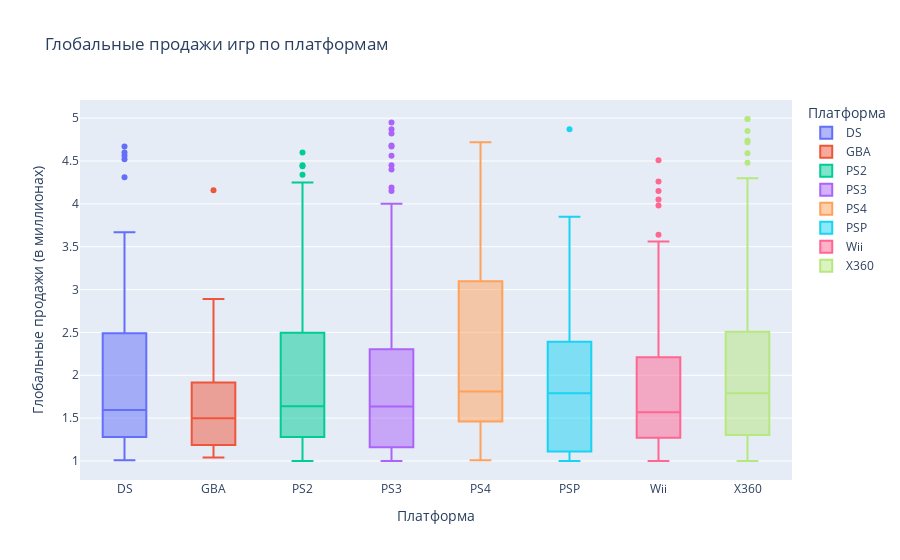

The notebook cell this image was saved under:
### Markdown cell above
На 2017 год можно сделать уверенное предположение, что количество выпускаемых игр будет уменьшаться(может быть улучшается их качетсво), только если не выйдет какая то новая платфома

### Code cell
platforms_for_dashbord = ['PS2','X360','Wii','PS3','DS','GBA','PS4','PSP']
data_top_platform = data.query('platform in @platforms_for_dashbord')
data_for_dashboard = data_top_platform.groupby('platform').agg({
    'total_sales': list
})
long_df = data_for_dashboard.explode('total_sales').reset_index()
filtered_df = long_df[(long_df['total_sales'] >= 1) & (long_df['total_sales'] <= 5)]
fig = px.box(filtered_df, x='platform', y='total_sales', title='Глобальные продажи игр по платформам',
             labels={'platform': 'Платформа', 'total_sales': 'Глобальные продажи (в миллионах)'},
             color='platform')

fig.show()

### Figure 1 — Plotly figure (JSON) as saved in the notebook; plotly's stock layout.template omitted (floating-point values rounded to 4 significant figures; data arrays with more than 128 entries replaced by an {"elided": "..."} marker saying what was removed)
{"data": [{"alignmentgroup": "True", "hovertemplate": "Платформа=%{x}<br>Глобальные продажи (в миллионах)=%{y}<extra></extra>", "legendgroup": "DS", "marker": {"color": "#636efa"}, "name": "DS", "notched": false, "offsetgroup": "DS", "orientation": "v", "showlegend": true, "type": "box", "x": ["DS", "DS", "DS", "DS", "DS", "DS", "DS", "DS", "DS", "DS", "DS", "DS", "DS", "DS", "DS", "DS", "DS", "DS", "DS", "DS", "DS", "DS", "DS", "DS", "DS", "DS", "DS", "DS", "DS", "DS", "DS", "DS", "DS", "DS", "DS", "DS", "DS", "DS", "DS", "DS", "DS", "DS", "DS", "DS", "DS", "DS", "DS", "DS", "DS", "DS", "DS", "DS", "DS", "DS", "DS", "DS", "DS", "DS", "DS", "DS", "DS", "DS", "DS", "DS", "DS", "DS", "DS", "DS", "DS", "DS", "DS", "DS", "DS", "DS", "DS", "DS", "DS", "DS", "DS", "DS", "DS", "DS", "DS", "DS", "DS", "DS", "DS", "DS", "DS", "DS", "DS", "DS", "DS", "DS", "DS", "DS", "DS", "DS", "DS", "DS", "DS", "DS", "DS", "DS", "DS", "DS"], "x0": " ", "xaxis": "x", "y": [4.67, 4.52, 4.6, 4.56, 4.31, 3.58, 3.47, 3.51, 3.67, 3.25, 3.19, 3.1, 3.12, 3.11, 3.31, 3.05, 2.99, 2.84, 2.83, 2.98, 2.93, 2.76, 2.78, 2.56, 2.51, 2.62, 2.49, 2.35, 2.39, 2.4, 2.24, 2.17, 2.06, 2.09, 1.99, 1.96, 1.99, 2.04, 2.03, 2, 1.85, 1.85, 1.84, 2.02, 1.75, 1.85, 1.85, 1.69, 1.65, 1.74, 1.69, 1.71, 1.52, 1.55, 1.5, 1.52, 1.6, 1.59, 1.51, 1.49, 1.41, 1.55, 1.39, 1.41, 1.44, 1.4, 1.33, 1.37, 1.33, 1.31, 1.34, 1.3, 1.35, 1.28, 1.34, 1.26, 1.31, 1.4, 1.29, 1.37, 1.28, 1.28, 1.22, 1.26, 1.19, 1.19, 1.24, 1.22, 1.2, 1.17, 1.14, 1.14, 1.24, 1.12, 1.14, 1.11, 1.14, 1.12, 1.12, 1.17, 1.12, 1.07, 1.02, 1.02, 1.02, 1.01], "y0": " ", "yaxis": "y"}, {"alignmentgroup": "True", "hovertemplate": "Платформа=%{x}<br>Глобальные продажи (в миллионах)=%{y}<extra></extra>", "legendgroup": "GBA", "marker": {"color": "#EF553B"}, "name": "GBA", "notched": false, "offsetgroup": "GBA", "orientation": "v", "showlegend": true, "type": "box", "x": ["GBA", "GBA", "GBA", "GBA", "GBA", "GBA", "GBA", "GBA", "GBA", "GBA", "GBA", "GBA", "GBA", "GBA", "GBA", "GBA", "GBA", "GBA", "GBA", "GBA", "GBA", "GBA", "GBA", "GBA", "GBA", "GBA", "GBA", "GBA", "GBA", "GBA", "GBA", "GBA", "GBA", "GBA", "GBA", "GBA", "GBA", "GBA", "GBA", "GBA", "GBA", "GBA", "GBA", "GBA", "GBA", "GBA", "GBA", "GBA", "GBA", "GBA", "GBA", "GBA", "GBA", "GBA", "GBA", "GBA", "GBA", "GBA", "GBA", "GBA", "GBA"], "x0": " ", "xaxis": "x", "y": [4.16, 2.89, 2.82, 2.68, 2.6, 2.23, 2.17, 2.12, 2.12, 2.12, 2.08, 2, 1.97, 1.96, 1.97, 1.9, 1.79, 1.8, 1.73, 1.71, 1.73, 1.71, 1.65, 1.64, 1.61, 1.64, 1.62, 1.57, 1.61, 1.5, 1.5, 1.41, 1.4, 1.39, 1.33, 1.34, 1.29, 1.28, 1.28, 1.31, 1.29, 1.26, 1.27, 1.21, 1.18, 1.21, 1.15, 1.19, 1.18, 1.15, 1.17, 1.16, 1.14, 1.11, 1.12, 1.11, 1.11, 1.07, 1.06, 1.06, 1.04], "y0": " ", "yaxis": "y"}, {"alignmentgroup": "True", "hovertemplate": "Платформа=%{x}<br>Глобальные продажи (в миллионах)=%{y}<extra></extra>", "legendgroup": "PS2", "marker": {"color": "#00cc96"}, "name": "PS2", "notched": false, "offsetgroup": "PS2", "orientation": "v", "showlegend": true, "type": "box", "x": {"elided": "259 str values"}, "x0": " ", "xaxis": "x", "y": {"elided": "259 float values"}, "y0": " ", "yaxis": "y"}, {"alignmentgroup": "True", "hovertemplate": "Платформа=%{x}<br>Глобальные продажи (в миллионах)=%{y}<extra></extra>", "legendgroup": "PS3", "marker": {"color": "#ab63fa"}, "name": "PS3", "notched": false, "offsetgroup": "PS3", "orientation": "v", "showlegend": true, "type": "box", "x": {"elided": "176 str values"}, "x0": " ", "xaxis": "x", "y": {"elided": "176 float values"}, "y0": " ", "yaxis": "y"}, {"alignmentgroup": "True", "hovertemplate": "Платформа=%{x}<br>Глобальные продажи (в миллионах)=%{y}<extra></extra>", "legendgroup": "PS4", "marker": {"color": "#FFA15A"}, "name": "PS4", "notched": false, "offsetgroup": "PS4", "orientation": "v", "showlegend": true, "type": "box", "x": ["PS4", "PS4", "PS4", "PS4", "PS4", "PS4", "PS4", "PS4", "PS4", "PS4", "PS4", "PS4", "PS4", "PS4", "PS4", "PS4", "PS4", "PS4", "PS4", "PS4", "PS4", "PS4", "PS4", "PS4", "PS4", "PS4", "PS4", "PS4", "PS4", "PS4", "PS4", "PS4", "PS4", "PS4", "PS4", "PS4", "PS4", "PS4", "PS4", "PS4", "PS4", "PS4", "PS4", "PS4", "PS4", "PS4", "PS4", "PS4", "PS4", "PS4", "PS4", "PS4", "PS4", "PS4", "PS4", "PS4", "PS4", "PS4", "PS4", "PS4", "PS4"], "x0": " ", "xaxis": "x", "y": [4.72, 4.54, 3.95, 3.86, 3.76, 3.64, 3.46, 3.41, 3.41, 3.38, 3.34, 3.32, 3.18, 3.26, 3.2, 3.07, 2.94, 2.87, 2.64, 2.57, 2.49, 2.44, 2.33, 2.3, 2.3, 2.1, 2.02, 2.05, 1.91, 1.88, 1.79, 1.81, 1.79, 1.75, 1.76, 1.69, 1.68, 1.61, 1.6, 1.54, 1.57, 1.55, 1.53, 1.52, 1.42, 1.46, 1.45, 1.53, 1.46, 1.42, 1.4, 1.44, 1.36, 1.3, 1.3, 1.25, 1.21, 1.18, 1.11, 1.09, 1.01], "y0": " ", "yaxis": "y"}, {"alignmentgroup": "True", "hovertemplate": "Платформа=%{x}<br>Глобальные продажи (в миллионах)=%{y}<extra></extra>", "legendgroup": "PSP", "marker": {"color": "#19d3f3"}, "name": "PSP", "notched": false, "offsetgroup": "PSP", "orientation": "v", "showlegend": true, "type": "box", "x": ["PSP", "PSP", "PSP", "PSP", "PSP", "PSP", "PSP", "PSP", "PSP", "PSP", "PSP", "PSP", "PSP", "PSP", "PSP", "PSP", "PSP", "PSP", "PSP", "PSP", "PSP", "PSP", "PSP", "PSP", "PSP", "PSP", "PSP", "PSP", "PSP", "PSP", "PSP", "PSP", "PSP"], "x0": " ", "xaxis": "x", "y": [3.85, 4.87, 3.46, 2.89, 2.86, 2.39, 2.52, 2.74, 1.98, 1.97, 2.39, 1.87, 1.84, 1.92, 1.54, 1.91, 1.83, 1.79, 1.63, 1.36, 1.11, 1.1, 1.15, 1.08, 1.12, 1.04, 1.3, 1.08, 1.11, 1.2, 1, 1.11, 1.04], "y0": " ", "yaxis": "y"}, {"alignmentgroup": "True", "hovertemplate": "Платформа=%{x}<br>Глобальные продажи (в миллионах)=%{y}<extra></extra>", "legendgroup": "Wii", "marker": {"color": "#FF6692"}, "name": "Wii", "notched": false, "offsetgroup": "Wii", "orientation": "v", "showlegend": true, "type": "box", "x": ["Wii", "Wii", "Wii", "Wii", "Wii", "Wii", "Wii", "Wii", "Wii", "Wii", "Wii", "Wii", "Wii", "Wii", "Wii", "Wii", "Wii", "Wii", "Wii", "Wii", "Wii", "Wii", "Wii", "Wii", "Wii", "Wii", "Wii", "Wii", "Wii", "Wii", "Wii", "Wii", "Wii", "Wii", "Wii", "Wii", "Wii", "Wii", "Wii", "Wii", "Wii", "Wii", "Wii", "Wii", "Wii", "Wii", "Wii", "Wii", "Wii", "Wii", "Wii", "Wii", "Wii", "Wii", "Wii", "Wii", "Wii", "Wii", "Wii", "Wii", "Wii", "Wii", "Wii", "Wii", "Wii", "Wii", "Wii", "Wii", "Wii", "Wii", "Wii", "Wii", "Wii", "Wii", "Wii", "Wii", "Wii", "Wii", "Wii", "Wii", "Wii", "Wii", "Wii", "Wii", "Wii", "Wii", "Wii", "Wii", "Wii", "Wii", "Wii", "Wii", "Wii", "Wii", "Wii", "Wii", "Wii", "Wii", "Wii", "Wii", "Wii", "Wii", "Wii", "Wii", "Wii", "Wii", "Wii", "Wii", "Wii", "Wii"], "x0": " ", "xaxis": "x", "y": [4.51, 4.26, 4.15, 4.05, 3.98, 3.64, 3.56, 3.5, 3.37, 3.26, 3.4, 3.28, 3.27, 2.92, 2.91, 2.79, 2.58, 2.63, 2.54, 2.48, 2.44, 2.34, 2.43, 2.31, 2.25, 2.24, 2.21, 2.22, 2.08, 2, 2.06, 2.1, 2.02, 1.95, 1.96, 1.95, 1.95, 1.87, 1.96, 1.94, 1.8, 1.84, 1.75, 1.77, 1.69, 1.71, 1.7, 1.67, 1.64, 1.67, 1.7, 1.61, 1.6, 1.56, 1.58, 1.56, 1.53, 1.51, 1.47, 1.49, 1.58, 1.51, 1.48, 1.46, 1.45, 1.43, 1.4, 1.4, 1.4, 1.4, 1.4, 1.39, 1.35, 1.37, 1.35, 1.32, 1.29, 1.29, 1.27, 1.29, 1.27, 1.3, 1.26, 1.28, 1.25, 1.27, 1.25, 1.25, 1.22, 1.25, 1.25, 1.16, 1.2, 1.15, 1.19, 1.13, 1.17, 1.16, 1.15, 1.11, 1.12, 1.09, 1.09, 1.07, 1.04, 1.08, 1.11, 1.05, 1.03, 1], "y0": " ", "yaxis": "y"}, {"alignmentgroup": "True", "hovertemplate": "Платформа=%{x}<br>Глобальные продажи (в миллионах)=%{y}<extra></extra>", "legendgroup": "X360", "marker": {"color": "#B6E880"}, "name": "X360", "notched": false, "offsetgroup": "X360", "orientation": "v", "showlegend": true, "type": "box", "x": {"elided": "187 str values"}, "x0": " ", "xaxis": "x", "y": {"elided": "187 float values"}, "y0": " ", "yaxis": "y"}], "layout": {"boxmode": "overlay", "legend": {"title": {"text": "Платформа"}, "tracegroupgap": 0}, "title": {"text": "Глобальные продажи игр по платформам"}, "xaxis": {"anchor": "y", "categoryarray": ["DS", "GBA", "PS2", "PS3", "PS4", "PSP", "Wii", "X360"], "categoryorder": "array", "domain": [0, 1], "title": {"text": "Платформа"}}, "yaxis": {"anchor": "x", "domain": [0, 1], "title": {"text": "Глобальные продажи (в миллионах)"}}}}
